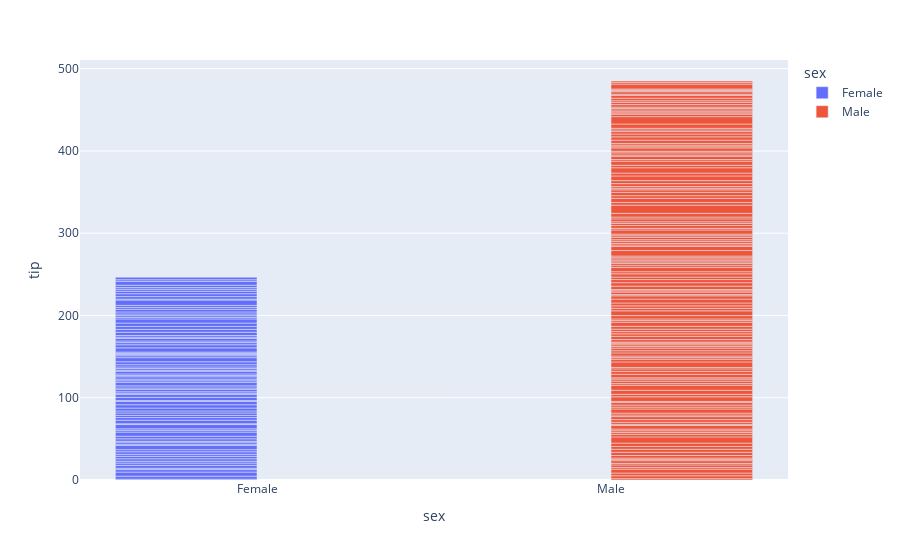

The code cell stored with this chart in its notebook:
### Code cell
# 4) Построить любой график (связанный с вашими данными) с помощью plotly
tips = pd.read_csv("tips.csv")

fig = px.bar(tips, x="sex", y="tip", color="sex", barmode="group")
fig.show()

### Figure 1 — Plotly figure (JSON) as saved in the notebook; plotly's stock layout.template omitted (floating-point values rounded to 4 significant figures; data arrays with more than 128 entries replaced by an {"elided": "..."} marker saying what was removed)
{"data": [{"alignmentgroup": "True", "hovertemplate": "sex=%{x}<br>tip=%{y}<extra></extra>", "legendgroup": "Female", "marker": {"color": "#636efa", "pattern": {"shape": ""}}, "name": "Female", "offsetgroup": "Female", "orientation": "v", "showlegend": true, "textposition": "auto", "type": "bar", "x": ["Female", "Female", "Female", "Female", "Female", "Female", "Female", "Female", "Female", "Female", "Female", "Female", "Female", "Female", "Female", "Female", "Female", "Female", "Female", "Female", "Female", "Female", "Female", "Female", "Female", "Female", "Female", "Female", "Female", "Female", "Female", "Female", "Female", "Female", "Female", "Female", "Female", "Female", "Female", "Female", "Female", "Female", "Female", "Female", "Female", "Female", "Female", "Female", "Female", "Female", "Female", "Female", "Female", "Female", "Female", "Female", "Female", "Female", "Female", "Female", "Female", "Female", "Female", "Female", "Female", "Female", "Female", "Female", "Female", "Female", "Female", "Female", "Female", "Female", "Female", "Female", "Female", "Female", "Female", "Female", "Female", "Female", "Female", "Female", "Female", "Female", "Female"], "xaxis": "x", "y": [1.01, 3.61, 5, 3.02, 1.67, 3.5, 2.75, 2.23, 3, 3, 2.45, 3.07, 2.6, 5.2, 1.5, 2.47, 1, 3, 3.14, 5, 2.2, 1.83, 5.17, 1, 4.3, 3.25, 2.5, 3, 2.5, 3.48, 4.08, 4, 1, 4, 3.5, 1.5, 1.8, 2.92, 1.68, 2.52, 4.2, 2, 2, 2.83, 1.5, 2, 3.25, 1.25, 2, 2, 2.75, 3.5, 5, 2.3, 1.5, 1.36, 1.63, 5.14, 3.75, 2.61, 2, 3, 1.61, 2, 4, 3.5, 3.5, 4.19, 5, 2, 2.01, 2, 2.5, 3.23, 2.23, 2.5, 6.5, 1.1, 3.09, 3.48, 3, 2.5, 2, 2.88, 4.67, 2, 3], "yaxis": "y"}, {"alignmentgroup": "True", "hovertemplate": "sex=%{x}<br>tip=%{y}<extra></extra>", "legendgroup": "Male", "marker": {"color": "#EF553B", "pattern": {"shape": ""}}, "name": "Male", "offsetgroup": "Male", "orientation": "v", "showlegend": true, "textposition": "auto", "type": "bar", "x": {"elided": "157 str values"}, "xaxis": "x", "y": {"elided": "157 float values"}, "yaxis": "y"}], "layout": {"barmode": "group", "legend": {"title": {"text": "sex"}, "tracegroupgap": 0}, "margin": {"t": 60}, "xaxis": {"anchor": "y", "categoryarray": ["Female", "Male"], "categoryorder": "array", "domain": [0, 1], "title": {"text": "sex"}}, "yaxis": {"anchor": "x", "domain": [0, 1], "title": {"text": "tip"}}}}
